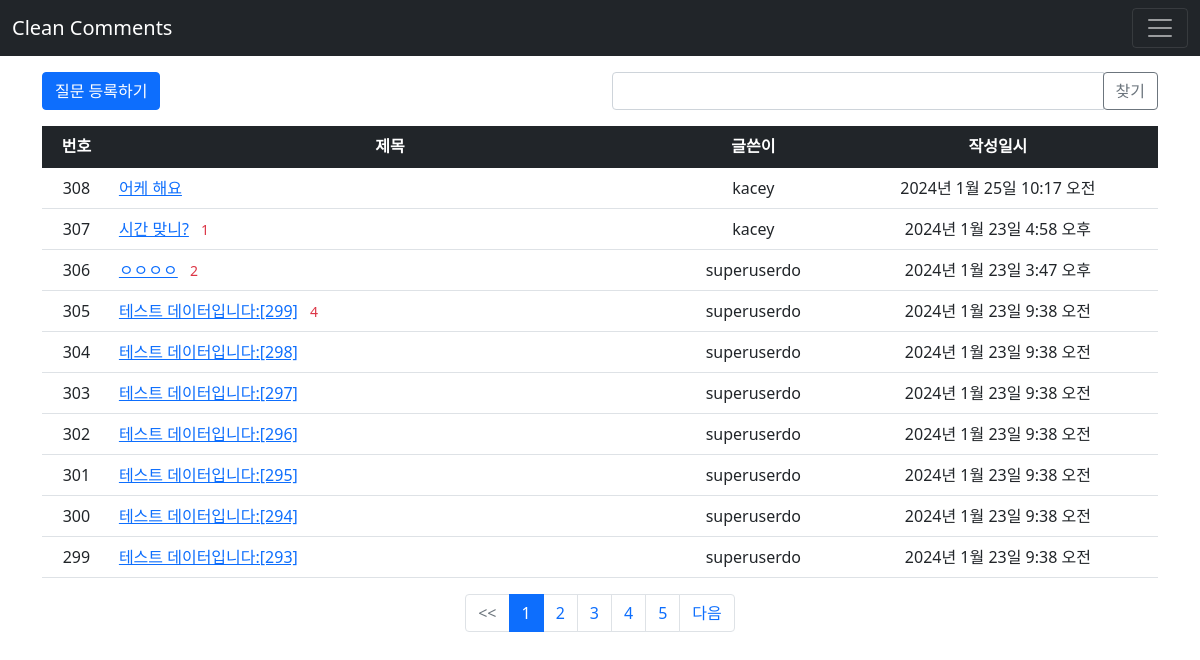
Page /pybo/ on the earlier database version.
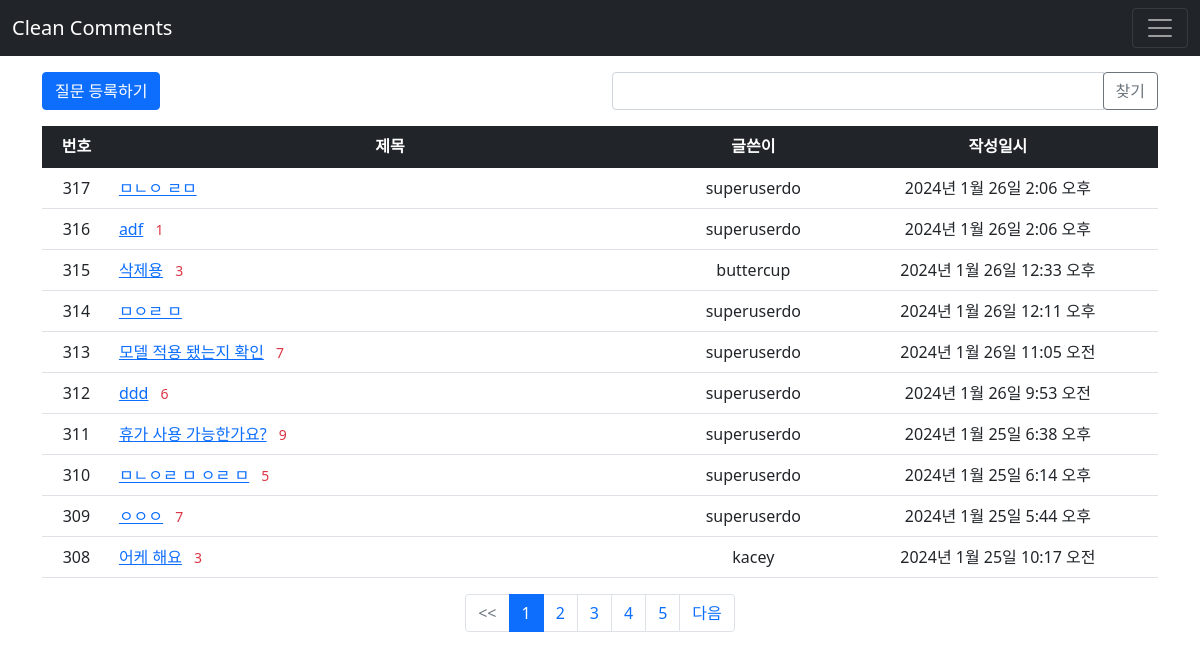
Same page on the later database version.
### pybo/models.py (models this page shows, shortened)
class Question(models.Model):
    modify_date = models.DateTimeField(null=True, blank=True)
    author = models.ForeignKey(User, on_delete=models.CASCADE, related_name='author_question')
    subject = models.CharField(max_length=400)
    content = models.TextField()
    create_date = models.DateTimeField()
    voter = models.ManyToManyField(User, related_name='voter_question') # 추천인 추가

### pybo/views/base_views.py (the view, shortened to what this page needs)
# urls.py: path('', base_views.index, name='index'),  # '/' 에 해당되는 path
def index(request):
    page = request.GET.get('page', '1')  # 페이지
    kw = request.GET.get('kw', '')  # 검색어
    question_list = Question.objects.order_by('-create_date')
    paginator = Paginator(question_list, 10)  # 페이지당 10개씩 보여주기
    page_obj = paginator.get_page(page)
    context = {'question_list': page_obj, 'page': page, 'kw': kw}
    return render(request, 'pybo/question_list.html', context)

### pybo/templatetags/pybo_filter.py (called while the page is built)
@register.filter
def sub(value, arg):
    return value - arg

### templates/pybo/question_list.html (shortened to what this page needs)
{% extends 'base.html' %}
{% load pybo_filter %}
{% block content %}
<div class="container my-3">
    <div class="row my-3">
        <div class="col-6">
            <a href="{% url 'pybo:question_create' %}" class="btn btn-primary">질문 등록하기</a>
        </div>
        <div class="col-6">
            <div class="input-group">
                <input type="text" id="search_kw" class="form-control" value="{{ kw|default_if_none:'' }}">
                <div class="input-group-append">
                    <button class="btn btn-outline-secondary" type="button" id="btn_search">찾기</button>
                </div>
            </div>
        </div>
    </div>
    <table class="table">
        <thead>
            <tr class="text-center table-dark">
                <th>번호</th>
                <th style="width:50%">제목</th>
                <th>글쓴이</th>
                <th>작성일시</th>
            </tr>
        </thead>
        <tbody>
        {% if question_list %}
        {% for question in question_list %}
        <tr class="text-center">
            <td>
                {{ question_list.paginator.count|sub:question_list.start_index|sub:forloop.counter0|add:1 }}
            </td>
            <td class="text-start">
                <a href="{% url 'pybo:detail' question.id %}">{{ question.subject }}</a>
                {% if question.answer_set.count > 0 %}
                <span class="text-danger small mx-2">{{ question.answer_set.count }}</span>
                {% endif %}
            </td>
            <td>{{ question.author.username }}</td>
            <td>{{ question.create_date }}</td>
        </tr>
        {% endfor %}
        {% else %}
        <tr>
            <td colspan="4">질문이 없습니다.</td>
        </tr>
        {% endif %}
        </tbody>
    </table>
    <ul class="pagination justify-content-center">
        {% if question_list.has_previous %}
        <li class="page-item">
            <a class="page-link" data-page="{{ question_list.previous_page_number }}"
            href="javascript:void(0)">이전</a>
        </li>
        {% else %}
        <li class="page-item disabled">
            <a class="page-link" tabindex="-1" aria-disabled="true" href="#"><<</a>
        </li>
        {% endif %}
        {% for page_number in question_list.paginator.page_range %}
        {% if page_number >= question_list.number|add:-4 and page_number <= question_list.number|add:4 %}
        {% if page_number == question_list.number %}
        <li class="page-item active" aria-current="page">
            <a class="page-link" data-page="{{ page_number }}"
            href="javascript:void(0)">{{ page_number }}</a>
        </li>
        {% else %}
        <li class="page-item">
            <a class="page-link" data-page="{{ page_number }}"
            href="javascript:void(0)">{{ page_number }}</a>
        </li>
        {% endif %}
        {% endif %}
        {% endfor %}
        {% if question_list.has_next %}
        <li class="page-item">
            <a class="page-link" data-page="{{ question_list.next_page_number }}"
            href="javascript:void(0)">다음</a>
        </li>
        {% else %}
        <li class="page-item disabled">
            <a class="page-link" tabindex="-1" aria-disabled="true" href="#">>></a>
        </li>
        {% endif %}
    </ul>
</div>
{% endblock %}

Differences in the rows shown:
no longer on this page (row unchanged): Question: paginator.count|sub "307", subject "시간 맞니?", answer_set.count "1", author.username "kacey", create_date "2024년 1월 23일 4:58 오후"
no longer on this page (row unchanged): Question: paginator.count|sub "306", subject "ㅇㅇㅇㅇ", answer_set.count "2", author.username "superuserdo", create_date "2024년 1월 23일 3:47 오후"
no longer on this page (row unchanged): Question: paginator.count|sub "305", subject "테스트 데이터입니다:[299]", answer_set.count "4", author.username "superuserdo", create_date "2024년 1월 23일 9:38 오전"
no longer on this page (row unchanged): Question: paginator.count|sub "304", subject "테스트 데이터입니다:[298]", author.username "superuserdo", create_date "2024년 1월 23일 9:38 오전"
no longer on this page (row unchanged): Question: paginator.count|sub "303", subject "테스트 데이터입니다:[297]", author.username "superuserdo", create_date "2024년 1월 23일 9:38 오전"
no longer on this page (row unchanged): Question: paginator.count|sub "302", subject "테스트 데이터입니다:[296]", author.username "superuserdo", create_date "2024년 1월 23일 9:38 오전"
no longer on this page (row unchanged): Question: paginator.count|sub "301", subject "테스트 데이터입니다:[295]", author.username "superuserdo", create_date "2024년 1월 23일 9:38 오전"
no longer on this page (row unchanged): Question: paginator.count|sub "300", subject "테스트 데이터입니다:[294]", author.username "superuserdo", create_date "2024년 1월 23일 9:38 오전"
no longer on this page (row unchanged): Question: paginator.count|sub "299", subject "테스트 데이터입니다:[293]", author.username "superuserdo", create_date "2024년 1월 23일 9:38 오전"
added Question: paginator.count|sub "317", subject "ㅁㄴㅇ ㄹㅁ", author.username "superuserdo", create_date "2024년 1월 26일 2:06 오후"
added Question: paginator.count|sub "316", subject "adf", answer_set.count "1", author.username "superuserdo", create_date "2024년 1월 26일 2:06 오후"
added Question: paginator.count|sub "315", subject "삭제용", answer_set.count "3", author.username "buttercup", create_date "2024년 1월 26일 12:33 오후"
added Question: paginator.count|sub "314", subject "ㅁㅇㄹ ㅁ", author.username "superuserdo", create_date "2024년 1월 26일 12:11 오후"
added Question: paginator.count|sub "313", subject "모델 적용 됐는지 확인", answer_set.count "7", author.username "superuserdo", create_date "2024년 1월 26일 11:05 오전"
added Question: paginator.count|sub "312", subject "ddd", answer_set.count "6", author.username "superuserdo", create_date "2024년 1월 26일 9:53 오전"
added Question: paginator.count|sub "311", subject "휴가 사용 가능한가요?", answer_set.count "9", author.username "superuserdo", create_date "2024년 1월 25일 6:38 오후"
added Question: paginator.count|sub "310", subject "ㅁㄴㅇㄹ ㅁ ㅇㄹ ㅁ", answer_set.count "5", author.username "superuserdo", create_date "2024년 1월 25일 6:14 오후"
added Question: paginator.count|sub "309", subject "ㅇㅇㅇ", answer_set.count "7", author.username "superuserdo", create_date "2024년 1월 25일 5:44 오후"
shown differently, row unchanged: Question "어케 해요": answer_set.count (not shown) → "3"
